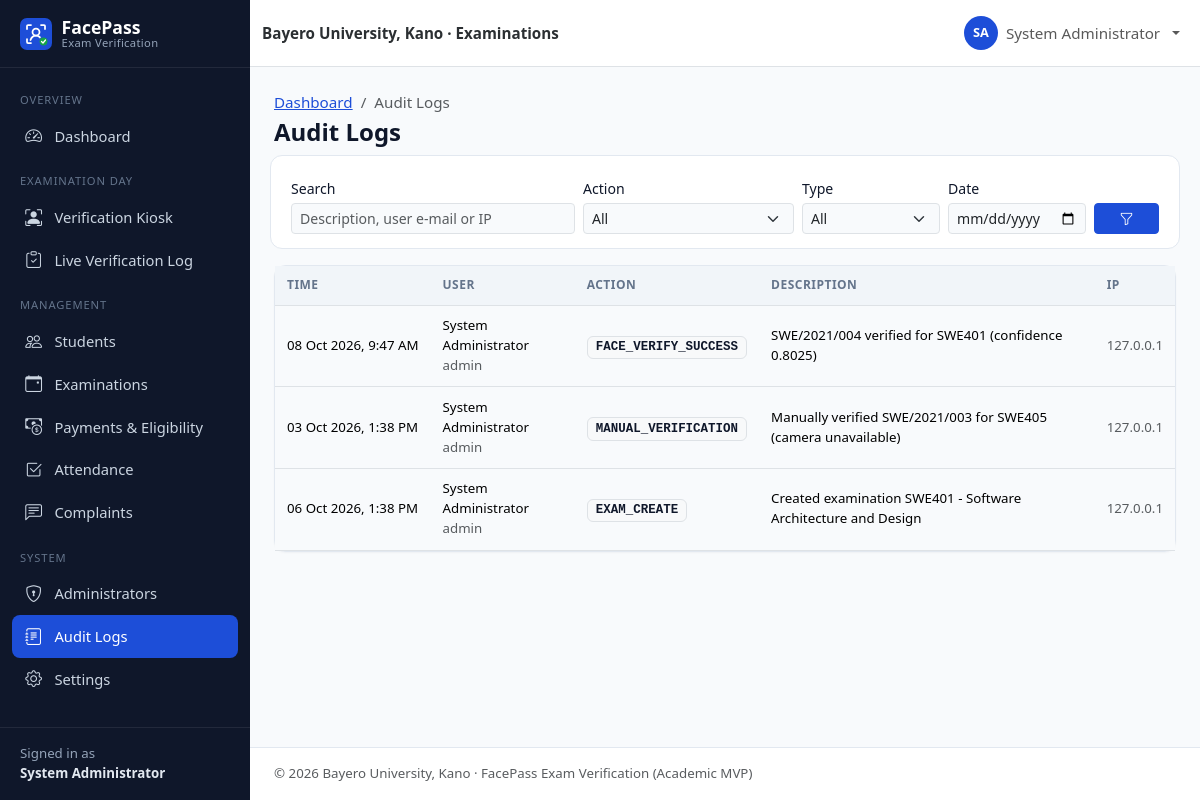
Before: /admin/audit-logs.php (signed in) with the older database file.
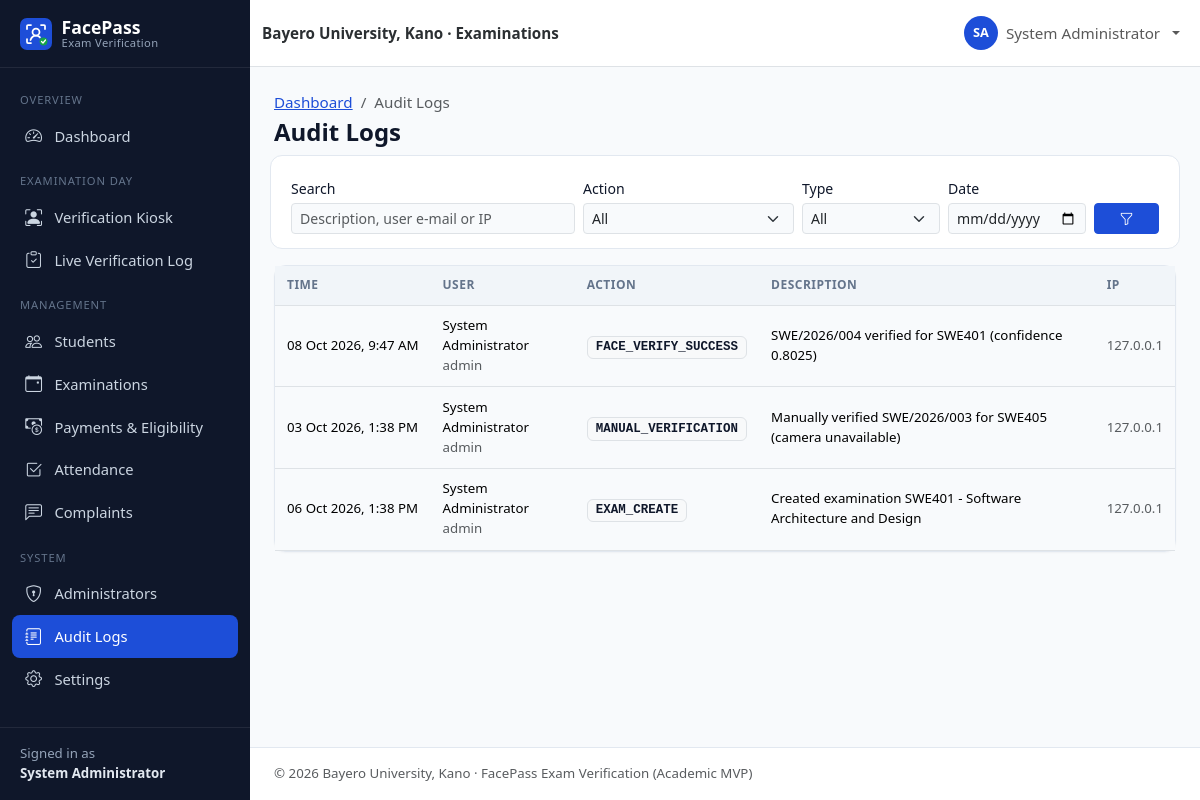
After: the same page with the newer database file.
### tables this page shows
CREATE TABLE audit_logs (
    id           BIGINT UNSIGNED NOT NULL AUTO_INCREMENT,
    user_id      INT UNSIGNED NULL,                     
    action       VARCHAR(50)  NOT NULL,                 
    description  TEXT         NULL,
    ip_address   VARCHAR(45)  NULL,
    created_at   TIMESTAMP    NOT NULL DEFAULT CURRENT_TIMESTAMP,
    PRIMARY KEY (id),
    KEY idx_audit_action (action),
    KEY idx_audit_created (created_at),
    KEY idx_audit_ip_action (ip_address, action, created_at),
    CONSTRAINT fk_audit_user FOREIGN KEY (user_id)
        REFERENCES users (id) ON DELETE SET NULL ON UPDATE CASCADE
);

CREATE TABLE users (
    id               INT UNSIGNED NOT NULL AUTO_INCREMENT,
    student_id       VARCHAR(30)  NULL,                 
    first_name       VARCHAR(60)  NOT NULL,
    last_name        VARCHAR(60)  NOT NULL,
    email            VARCHAR(120) NOT NULL,
    phone            VARCHAR(20)  NULL,
    password         VARCHAR(255) NOT NULL,             
    role             ENUM('admin','student') NOT NULL DEFAULT 'student',
    department       VARCHAR(100) NULL,
    level            VARCHAR(10)  NULL,                 
    faculty          VARCHAR(100) NULL,
    face_registered  TINYINT(1)   NOT NULL DEFAULT 0,
    account_status   ENUM('active','inactive','suspended') NOT NULL DEFAULT 'active',
    created_at       TIMESTAMP    NOT NULL DEFAULT CURRENT_TIMESTAMP,
    updated_at       TIMESTAMP    NOT NULL DEFAULT CURRENT_TIMESTAMP ON UPDATE CURRENT_TIMESTAMP,
    PRIMARY KEY (id),
    UNIQUE KEY uq_users_student_id (student_id),
    UNIQUE KEY uq_users_email (email),
    KEY idx_users_role (role),
    KEY idx_users_dept_level (department, level),
    KEY idx_users_status (account_status)
);

### includes/functions.php (called while the page is built, shortened)
<?php
function e($value): string
{
    return htmlspecialchars((string) ($value ?? ''), ENT_QUOTES | ENT_SUBSTITUTE, 'UTF-8');
}
function get_str(string $key, int $maxLen = 100): string
{
    $value = $_GET[$key] ?? '';
    return is_string($value) ? mb_substr(trim($value), 0, $maxLen) : '';
}
function get_int(string $key, int $default = 0): int
{
    $value = filter_var($_GET[$key] ?? null, FILTER_VALIDATE_INT);
    return $value === false || $value === null ? $default : $value;
}
function full_name(array $row): string
{
    return trim(($row['first_name'] ?? '') . ' ' . ($row['last_name'] ?? ''));
}
function fmt_datetime(?string $dt): string
{
    return $dt ? date('d M Y, g:i A', strtotime($dt)) : '—';
}
function paginate(int $total, int $perPage = 15): array
{
    $pages = max(1, (int) ceil($total / $perPage));
    $page = min(max(1, get_int('page', 1)), $pages);
    return [$page, $perPage, ($page - 1) * $perPage, $pages];
}

### admin/audit-logs.php (the view, shortened to what this page needs)
<?php
require_once __DIR__ . '/../includes/bootstrap.php';
$pdo = db();
$q = get_str('q');
$action = get_str('action', 50);
$type = get_str('type', 20);
$date = get_str('date', 10);
$where = ['1=1'];
$params = [];
$whereSql = implode(' AND ', $where);
$from = 'FROM audit_logs l LEFT JOIN users u ON u.id = l.user_id';
$stmt = $pdo->prepare("SELECT COUNT(*) $from WHERE $whereSql");
$stmt->execute($params);
[$page, $perPage, $offset, $pages] = paginate((int) $stmt->fetchColumn(), 25);
$stmt = $pdo->prepare("SELECT l.*, u.first_name, u.last_name, u.role $from WHERE $whereSql ORDER BY l.id DESC LIMIT $perPage OFFSET $offset");
$stmt->execute($params);
$logs = $stmt->fetchAll();
$actions = $pdo->query('SELECT DISTINCT action FROM audit_logs ORDER BY action')->fetchAll(PDO::FETCH_COLUMN);
require __DIR__ . '/../includes/header.php';
?>
<form class="filter-bar row g-2 align-items-end" method="get">
    <div class="col-md-4"><label class="form-label small mb-1" for="q">Search</label>
        <input type="search" class="form-control form-control-sm" id="q" name="q" value="<?= e($q) ?>" placeholder="Description, user e-mail or IP"></div>
    <div class="col-md-3"><label class="form-label small mb-1" for="action">Action</label>
        <select class="form-select form-select-sm" id="action" name="action" data-autosubmit><option value="">All</option>
            <?php foreach ($actions as $a): ?><option <?= $action === $a ? 'selected' : '' ?>><?= e($a) ?></option><?php endforeach; ?></select></div>
    <div class="col-md-2"><label class="form-label small mb-1" for="type">Type</label>
        <select class="form-select form-select-sm" id="type" name="type" data-autosubmit><option value="">All</option>
            <option value="verification" <?= $type === 'verification' ? 'selected' : '' ?>>Verification attempts</option></select></div>
    <div class="col-md-2"><label class="form-label small mb-1" for="date">Date</label>
        <input type="date" class="form-control form-control-sm" id="date" name="date" value="<?= e($date) ?>"></div>
    <div class="col-md-1"><button class="btn btn-sm btn-primary w-100"><i class="bi bi-funnel"></i></button></div>
</form>
<div class="card">
    <div class="table-responsive">
        <table class="table table-sm table-hover align-middle table-card">
            <thead><tr><th>Time</th><th>User</th><th>Action</th><th>Description</th><th>IP</th></tr></thead>
            <tbody>
            <?php foreach ($logs as $l): ?>
                <tr>
                    <td class="small text-nowrap"><?= e(fmt_datetime($l['created_at'])) ?></td>
                    <td class="small"><?= $l['first_name'] ? e(full_name($l)) . '<br><span class="text-muted">' . e($l['role']) . '</span>' : '<span class="text-muted">—</span>' ?></td>
                    <td><span class="audit-action badge bg-light text-dark border"><?= e($l['action']) ?></span></td>
                    <td class="small"><?= e($l['description']) ?></td>
                    <td class="small text-muted"><?= e($l['ip_address']) ?></td>
                </tr>
            <?php endforeach; ?>
            </tbody>
        </table>
    </div>
</div>
<?php require __DIR__ . '/../includes/footer.php'; ?>

Changed rows visible on the page:
changed audit_logs "FACE_VERIFY_SUCCESS": description "SWE/2021/004 verified for SWE401 (confidence 0.8025)" → "SWE/2026/004 verified for SWE401 (confidence 0.8025)"
changed audit_logs "MANUAL_VERIFICATION": description "Manually verified SWE/2021/003 for SWE405 (camera unavailable)" → "Manually verified SWE/2026/003 for SWE405 (camera unavailable)"
